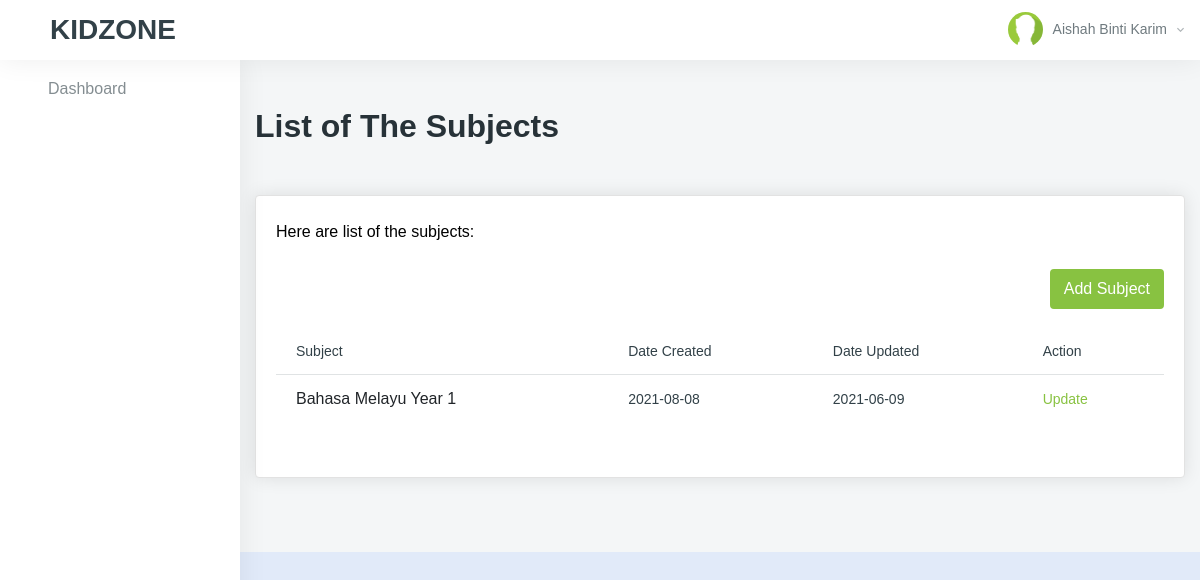
The page /instructor/ (signed in) on the database its author committed.
### tables this page shows
CREATE TABLE `instructor` (
  `instructor_id` int(11) NOT NULL,
  `instructor_name` varchar(80) NOT NULL,
  `instructor_email` varchar(80) NOT NULL,
  `instructor_password` varchar(80) NOT NULL,
  `instructor_ic` varchar(30) NOT NULL,
  `instructor_phone_number` varchar(30) NOT NULL,
  `instructor_quotes` varchar(255) DEFAULT NULL,
  `instructor_qualification` varchar(80) NOT NULL DEFAULT 'Degree',
  `instructor_pic_path` varchar(80) DEFAULT 'default.png',
  `instructor_path_file` varchar(80) NOT NULL
);

CREATE TABLE `content` (
  `content_id` int(11) NOT NULL,
  `content_img` varchar(80) NOT NULL,
  `content_subject_name` varchar(30) NOT NULL,
  `content_level` varchar(30) NOT NULL,
  `content_description` varchar(255) NOT NULL,
  `content_created` date NOT NULL,
  `content_updated` date DEFAULT NULL,
  `content_status` varchar(30) DEFAULT 'Not Completed',
  `instructor_id` int(11) NOT NULL
);

### instructor/index.php (the view, shortened to what this page needs)
<?php
include "../resources/conn.php";
$instructor_id = $_SESSION['instructor_id'];
$sql100 = "SELECT * FROM instructor WHERE instructor_id = ". $instructor_id ."";
$result100  = $conn->query($sql100 );
if ($result100->num_rows > 0) {
    $row100 = $result100->fetch_assoc();
    $name100 = $row100['instructor_name'];
    $path100 = $row100['instructor_pic_path'];
}
?>
<!DOCTYPE html>
<html lang="en">
<head>
    <link href="../resources/vendors/vectormap/jquery-jvectormap-2.0.3.css" rel="stylesheet" type="text/css" />
    <link href="../resources/vendors/jquery-toggles/css/toggles.css" rel="stylesheet" type="text/css">
    <link href="../resources/vendors/jquery-toggles/css/themes/toggles-light.css" rel="stylesheet" type="text/css">
    <link href="../resources/vendors/jquery-toast-plugin/dist/jquery.toast.min.css" rel="stylesheet" type="text/css">
    <link href="../resources/vendors/datatables.net-dt/css/jquery.dataTables.min.css" rel="stylesheet" type="text/css" />
    <link href="../resources/vendors/datatables.net-responsive-dt/css/responsive.dataTables.min.css" rel="stylesheet" type="text/css" />
    <link href="../resources/dist/css/style.css" rel="stylesheet" type="text/css">
</head>
<body>
    <div class="hk-wrapper hk-vertical-nav">
        <nav class="navbar navbar-expand-xl navbar-light fixed-top hk-navbar hk-navbar-alt">
            <nav class="navbar navbar-light ">
                <span class="navbar-brand mb-0 h3" style="font-weight: bold;">KIDZONE</span>
            </nav>
            <ul class="navbar-nav hk-navbar-content">
                <li class="nav-item dropdown dropdown-authentication">
                    <a class="nav-link dropdown-toggle no-caret" href="#" role="button" data-toggle="dropdown" aria-haspopup="true" aria-expanded="false">
                        <div class="media">
                            <div class="media-img-wrap">
                                <div class="avatar">
                                    <img src="../resources/img/profile/<?php echo $path100; ?>" alt="user" class="avatar-img rounded-circle">
                                </div>
                            </div>
                            <div class="media-body">
                                <span><?php echo $name100; ?><i class="zmdi zmdi-chevron-down"></i></span>
                            </div>
                        </div>
                    </a>
                </li>
            </ul>
        </nav>
        <nav class="hk-nav hk-nav-light ">
            <div class="nicescroll-bar">
                <div class="navbar-nav-wrap">
                    <ul class="navbar-nav flex-column">
                        <li class="nav-item ">
                            <a class="nav-link" href="index.php">
                                <span class="nav-link-text">Dashboard</span>
                            </a>
                        </li>
                    </ul>
                </div>
            </div>
        </nav>
        <div class="hk-pg-wrapper">
            <div class="container mt-xl-50 mt-sm-30 mt-15">
                <div class="hk-pg-header align-items-top">
                    <div>
                        <h2 class="hk-pg-title font-weight-600 mb-10">List of The Subjects</h2>
                    </div>
                </div>
                <div class="row">
                    <div class="col-xl-12">
                        <section class="hk-sec-wrapper">
                            <p class="mb-25">Here are list of the subjects:</p>
                            <div class="row">
                                <div class="col-sm">
                                    <div class="table-wrap">
                                        <form method="POST">
                                            <div style="float: right;" class="mb-20">
                                                <button type="submit" name="add" class="btn btn-primary"><a style="color: white;" href="tambahmatapelajaran.php">Add Subject</a></button>
                                            </div>
                                        </form>
                                        <table id="datable_4" class="table table-hover w-100 table-hover pb-30">
                                            <thead>
                                                <tr>
                                                    <th>Subject</th>
                                                    <th>Date Created</th>
                                                    <th>Date Updated</th>
                                                    <th>Action</th>
                                                </tr>
                                            </thead>
                                            <tbody>
                                                <?php
                                                $sql = "SELECT *  FROM content WHERE instructor_id = ". $instructor_id ."";
                                                $result = $conn->query($sql);
                                                if ($result->num_rows > 0) {
                                                    while ($row = $result->fetch_assoc()) { ?>
                                                        <tr>
                                                            <td><?php echo $row['content_subject_name'] . ' Year ' . $row['content_level'] ?></td>
                                                            <th><?php echo $row['content_created'] ?></th>
                                                            <th><?php echo $row['content_updated'] ?></th>
                                                            <th><a href="matapelajaran.php?id=<?php echo $row['content_id']; ?>">Update</a></th>
                                                        </tr>
                                                <?php
                                                    }
                                                }
                                                ?>
                                            </tbody>
                                        </table>
                                    </div>
                                </div>
                            </div>
                        </section>
                    </div>
                </div>
            </div>
        </div>
    </div>
</body>
</html>

### rows shown on the page
instructor: instructor_pic_path (placeholder picture), instructor_name "Aishah Binti Karim"
content: content_subject_name "Bahasa Melayu", content_level "1", content_created "2021-08-08", content_updated "2021-06-09"
